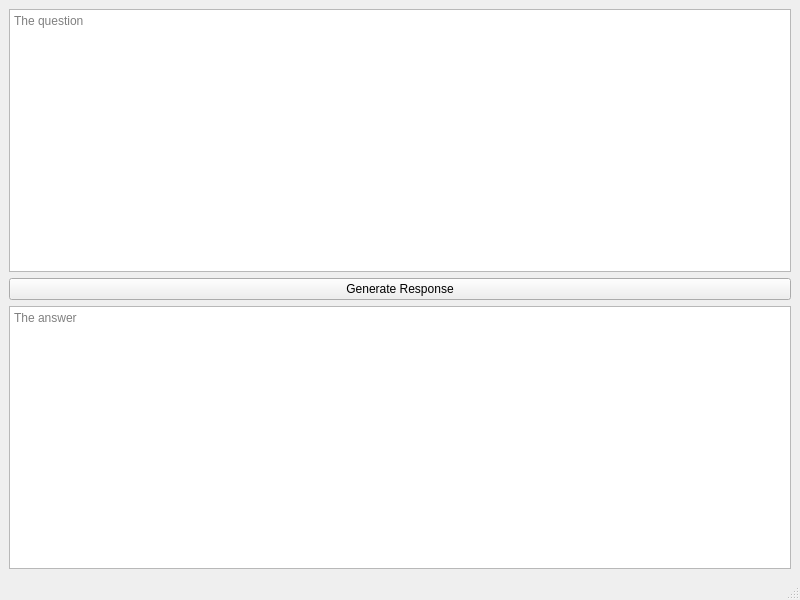
<?xml version="1.0" encoding="UTF-8"?>
<ui version="4.0">
 <class>MainWindow</class>
 <widget class="QMainWindow" name="MainWindow">
  <property name="geometry">
   <rect>
    <x>0</x>
    <y>0</y>
    <width>800</width>
    <height>600</height>
   </rect>
  </property>
  <property name="windowTitle">
   <string>English Helper</string>
  </property>
  <widget class="QWidget" name="centralwidget">
   <layout class="QGridLayout" name="gridLayout">
    <item row="2" column="0">
     <widget class="QTextBrowser" name="textBrowserAnswer">
      <property name="placeholderText">
       <string>The answer</string>
      </property>
     </widget>
    </item>
    <item row="0" column="0">
     <widget class="QPlainTextEdit" name="plainTextEditQuestion">
      <property name="placeholderText">
       <string>The question</string>
      </property>
     </widget>
    </item>
    <item row="1" column="0">
     <widget class="QPushButton" name="pushButton">
      <property name="text">
       <string>Generate Response</string>
      </property>
     </widget>
    </item>
   </layout>
  </widget>
  <widget class="QMenuBar" name="menubar">
   <property name="geometry">
    <rect>
     <x>0</x>
     <y>0</y>
     <width>800</width>
     <height>21</height>
    </rect>
   </property>
  </widget>
  <widget class="QStatusBar" name="statusbar"/>
 </widget>
 <resources/>
 <connections/>
</ui>
